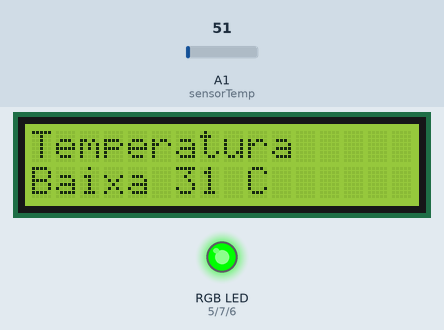
Bench run of a sketch on a simulated Arduino Uno, built with avr-gcc and run on an emulated ATmega328P. Parts: 16×2 character LCD, an RGB LED mixed from three pins (HIGH = lit). The test bench sets the inputs (shaded band); at power-on: A1 (sensorTemp) = 51.

Above: at 1.2 s.
1.3 s: A1 (sensorTemp) set to 64
At 1.9 s:
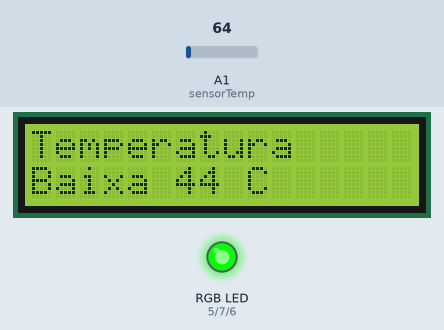
4.3 s: A1 (sensorTemp) set to 79
At 5.0 s:
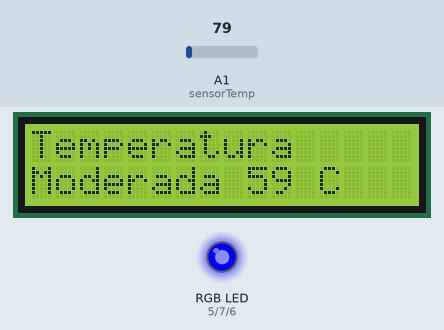
7.1 s: A1 (sensorTemp) set to 86
At 7.5 s:
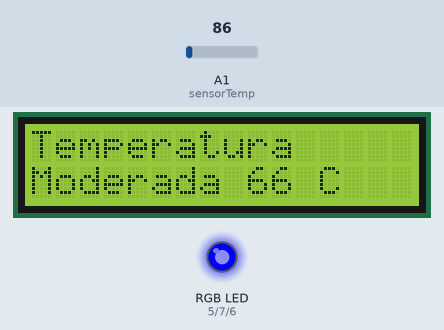
Timing chart, 0 to 10.1 s (numbered marks = the images above; inputs shaded):
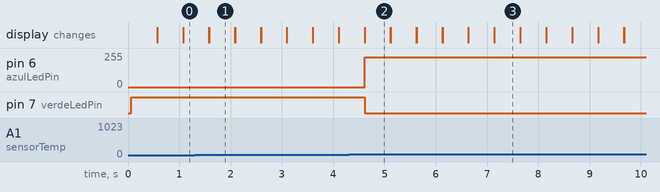

The sketch:

SensordeTemperaturacomtelaLCD.ino
```cpp
// (licence header left out)
/*
	Alerta de temperatura com visor
	Verde: x <= 50ºC    Azul: x > 50ºC  x < 150ºC     Vermelho: x >= 150ºC
    Autor:Renan Colman
    O circuito pode ser visto em:
*/

//Importa a biblioteca do display
#include <LiquidCrystal.h>

LiquidCrystal lcd(12, 11, 10, 4, 3, 2); //Pinos utilizados para ligação do display

float sensorTemp = A1;     //Pino analógico em que o sensor de temperatura está conectado

const int verdeLedPin = 7;  //Pino analógico em que o Led Vermelho está conectado
const int azulLedPin = 6;      //Pino analógico em que o Led Azul está conectado
const int vermelhoLedPin = 5;      //Pino analógico em que o Led Verde está conectado


void setup() {

  lcd.begin(16,2);
  pinMode (verdeLedPin, OUTPUT);
  pinMode (azulLedPin, OUTPUT);
  pinMode (vermelhoLedPin, OUTPUT);

  analogWrite(verdeLedPin, 0);
  analogWrite(azulLedPin, 0);
  analogWrite(vermelhoLedPin, 0);

}

void loop() {

  // Variável com o valor da temperatura
  int valorSensorTemp = analogRead(sensorTemp)-20;


  //Temperatura baixa menor que 50ºC
  if (valorSensorTemp <= 50){
    analogWrite (verdeLedPin, 225);
    analogWrite (vermelhoLedPin, 0);
    analogWrite (azulLedPin, 0);
    lcd.print("Temperatura");
    lcd.setCursor(0,1);
    lcd.print("Baixa ");
    lcd.print(valorSensorTemp);
  	lcd.print(" C");
  }
  //Temperatura média entre 50 e 150ºC
  if(valorSensorTemp >50 && valorSensorTemp < 150){
    analogWrite (verdeLedPin, 0);
    analogWrite (vermelhoLedPin, 0);
    analogWrite (azulLedPin, 225);
    lcd.print("Temperatura");
    lcd.setCursor(0,1);
    lcd.print("Moderada ");
    lcd.print(valorSensorTemp);
  	lcd.print(" C");
  }
  //Temperatura alta maior que 150ºC
  if (valorSensorTemp >= 150){
    analogWrite (verdeLedPin, 0);
    analogWrite (vermelhoLedPin, 225);
    analogWrite (azulLedPin, 0);

    lcd.print("Temperatura");
    lcd.setCursor(0,1);
    lcd.print("Elevada ");
    lcd.print(valorSensorTemp);
  	lcd.print(" C");
  }


  Serial.print(valorSensorTemp);
  Serial.print("\n");

  delay(500);
  lcd.clear();


}
```

Measured:
- the behaviour switches between 70 and 71 on A1 (sensorTemp) (found by bisection; images 1 and 2)
- after the input at 1.3 s, the display: first differs from a run without the input after 0.28 s (image 1)
- after the input at 4.3 s, pin 6 (azulLedPin): 0/255 → 225/255 after 0.31 s; pin 7 (verdeLedPin): HIGH → LOW after 0.31 s; the display: first differs from a run without the input after 0.32 s (image 2)
- after the input at 7.1 s, the display: first differs from a run without the input at once (image 3)
- what the display in image 1 shows lasts 0.5 s, from 1.6 s to 2.1 s
